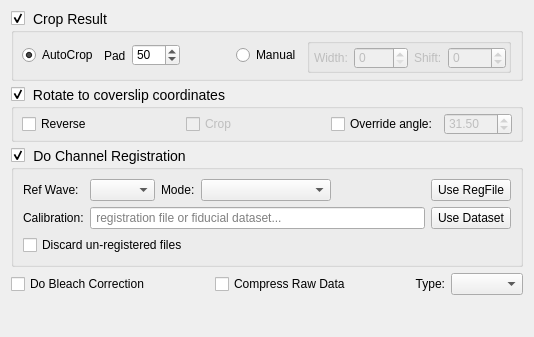
          <widget class="QWidget" name="tool_postprocess">
           <property name="geometry">
            <rect>
             <x>0</x>
             <y>0</y>
             <width>534</width>
             <height>337</height>
            </rect>
           </property>
           <attribute name="label">
            <string>Post-Processing</string>
           </attribute>
           <layout class="QVBoxLayout" name="verticalLayout_12">
            <item>
             <widget class="QGroupBox" name="croppingGroupBox">
              <property name="styleSheet">
               <string notr="true">QGroupBox{font-size: 14px} QGroupBox::title{subcontrol-position: top left}</string>
              </property>
              <property name="title">
               <string>Crop Result</string>
              </property>
              <property name="checkable">
               <bool>true</bool>
              </property>
              <property name="checked">
               <bool>true</bool>
              </property>
              <layout class="QHBoxLayout" name="horizontalLayout_7" stretch="0,0,0,0,0,0">
               <property name="leftMargin">
                <number>8</number>
               </property>
               <property name="topMargin">
                <number>5</number>
               </property>
               <property name="bottomMargin">
                <number>5</number>
               </property>
               <item>
                <widget class="QRadioButton" name="cropAutoRadio">
                 <property name="toolTip">
                  <string>Auto-detect features in the image and
crop to center around features.  Pad
value adds extra space around features.</string>
                 </property>
                 <property name="text">
                  <string>AutoCrop</string>
                 </property>
                 <property name="checked">
                  <bool>true</bool>
                 </property>
                </widget>
               </item>
               <item>
                <widget class="QLabel" name="autocropPadLabel">
                 <property name="enabled">
                  <bool>true</bool>
                 </property>
                 <property name="text">
                  <string>Pad</string>
                 </property>
                 <property name="scaledContents">
                  <bool>false</bool>
                 </property>
                 <property name="buddy">
                  <cstring>autocropPadSpinBox</cstring>
                 </property>
                </widget>
               </item>
               <item>
                <widget class="QSpinBox" name="autocropPadSpinBox">
                 <property name="enabled">
                  <bool>true</bool>
                 </property>
                 <property name="minimumSize">
                  <size>
                   <width>48</width>
                   <height>0</height>
                  </size>
                 </property>
                 <property name="maximumSize">
                  <size>
                   <width>16777215</width>
                   <height>16777215</height>
                  </size>
                 </property>
                 <property name="toolTip">
                  <string>Auto-detect features in the image and
crop to center around features.  Pad
value adds extra space around features.</string>
                 </property>
                 <property name="maximum">
                  <number>500</number>
                 </property>
                 <property name="value">
                  <number>50</number>
                 </property>
                </widget>
               </item>
               <item>
                <spacer name="cropspacer2">
                 <property name="orientation">
                  <enum>Qt::Horizontal</enum>
                 </property>
                 <property name="sizeHint" stdset="0">
                  <size>
                   <width>40</width>
                   <height>20</height>
                  </size>
                 </property>
                </spacer>
               </item>
               <item>
                <widget class="QRadioButton" name="cropManualRadio">
                 <property name="toolTip">
                  <string>Manually specify the width of the resulting
image after deskewing.  Use shift to change
the middle position.  Use preview button
below to check result.</string>
                 </property>
                 <property name="text">
                  <string>Manual</string>
                 </property>
                </widget>
               </item>
               <item>
                <widget class="QGroupBox" name="cropManualGroupBox">
                 <property name="enabled">
                  <bool>true</bool>
                 </property>
                 <property name="toolTip">
                  <string>Manually specify the width of the resulting
image after deskewing.  Use shift to change
the middle position.  Use preview button
below to check result.</string>
                 </property>
                 <property name="title">
                  <string/>
                 </property>
                 <property name="flat">
                  <bool>false</bool>
                 </property>
                 <layout class="QHBoxLayout" name="horizontalLayout">
                  <property name="leftMargin">
                   <number>4</number>
                  </property>
                  <property name="topMargin">
                   <number>2</number>
                  </property>
                  <property name="rightMargin">
                   <number>2</number>
                  </property>
                  <property name="bottomMargin">
                   <number>0</number>
                  </property>
                  <item>
                   <widget class="QLabel" name="cropWidthLabel">
                    <property name="enabled">
                     <bool>false</bool>
                    </property>
                    <property name="text">
                     <string>Width:</string>
                    </property>
                    <property name="scaledContents">
                     <bool>false</bool>
                    </property>
                   </widget>
                  </item>
                  <item>
                   <widget class="QSpinBox" name="cropWidthSpinBox">
                    <property name="enabled">
                     <bool>false</bool>
                    </property>
                    <property name="minimumSize">
                     <size>
                      <width>50</width>
                      <height>0</height>
                     </size>
                    </property>
                    <property name="maximum">
                     <number>2000</number>
                    </property>
                   </widget>
                  </item>
                  <item>
                   <widget class="QLabel" name="cropShiftLabel">
                    <property name="enabled">
                     <bool>false</bool>
                    </property>
                    <property name="text">
                     <string>Shift:</string>
                    </property>
                   </widget>
                  </item>
                  <item>
                   <widget class="QSpinBox" name="cropShiftSpinBox">
                    <property name="enabled">
                     <bool>false</bool>
                    </property>
                    <property name="minimumSize">
                     <size>
                      <width>48</width>
                      <height>0</height>
                     </size>
                    </property>
                    <property name="minimum">
                     <number>-1000</number>
                    </property>
                    <property name="maximum">
                     <number>1000</number>
                    </property>
                   </widget>
                  </item>
                 </layout>
                </widget>
               </item>
              </layout>
             </widget>
            </item>
            <item>
             <widget class="QGroupBox" name="rotateGroupBox">
              <property name="enabled">
               <bool>true</bool>
              </property>
              <property name="toolTip">
               <string>Transform final image around the
Y-axis so that the Z-axis in the
image is orthogonal to the coverslip.
This entails interpolation.</string>
              </property>
              <property name="styleSheet">
               <string notr="true">QGroupBox{font-size: 14px} QGroupBox::title{subcontrol-position: top left}</string>
              </property>
              <property name="title">
               <string>Rotate to coverslip coordinates</string>
              </property>
              <property name="checkable">
               <bool>true</bool>
              </property>
              <property name="checked">
               <bool>true</bool>
              </property>
              <layout class="QHBoxLayout" name="horizontalLayout_8" stretch="0,0,0,0,0,0">
               <property name="leftMargin">
                <number>8</number>
               </property>
               <property name="topMargin">
                <number>4</number>
               </property>
               <property name="rightMargin">
                <number>8</number>
               </property>
               <property name="bottomMargin">
                <number>4</number>
               </property>
               <item>
                <widget class="QCheckBox" name="rotateReverseCheckBox">
                 <property name="enabled">
                  <bool>true</bool>
                 </property>
                 <property name="toolTip">
                  <string>Specify that direction of stage travel
during stage-scanning is reversed
from conventional.</string>
                 </property>
                 <property name="text">
                  <string>Reverse</string>
                 </property>
                </widget>
               </item>
               <item>
                <spacer name="rotatespacer1">
                 <property name="orientation">
                  <enum>Qt::Horizontal</enum>
                 </property>
                 <property name="sizeHint" stdset="0">
                  <size>
                   <width>40</width>
                   <height>20</height>
                  </size>
                 </property>
                </spacer>
               </item>
               <item>
                <widget class="QCheckBox" name="rotateCropCheckBox">
                 <property name="enabled">
                  <bool>false</bool>
                 </property>
                 <property name="text">
                  <string>Crop</string>
                 </property>
                </widget>
               </item>
               <item>
                <spacer name="rotatespacer1_3">
                 <property name="orientation">
                  <enum>Qt::Horizontal</enum>
                 </property>
                 <property name="sizeHint" stdset="0">
                  <size>
                   <width>40</width>
                   <height>20</height>
                  </size>
                 </property>
                </spacer>
               </item>
               <item alignment="Qt::AlignRight">
                <widget class="QCheckBox" name="rotateOverrideCheckBox">
                 <property name="enabled">
                  <bool>true</bool>
                 </property>
                 <property name="toolTip">
                  <string>Override the angle of rotation.  Otherwise,
use the angle value detected in the settings
file (the same value used for deskewing).</string>
                 </property>
                 <property name="text">
                  <string>Override angle:</string>
                 </property>
                </widget>
               </item>
               <item>
                <widget class="QDoubleSpinBox" name="rotateOverrideSpinBox">
                 <property name="enabled">
                  <bool>false</bool>
                 </property>
                 <property name="maximumSize">
                  <size>
                   <width>70</width>
                   <height>16777215</height>
                  </size>
                 </property>
                 <property name="toolTip">
                  <string>Override the angle of rotation.  Otherwise,
use the angle value detected in the settings
file (the same value used for deskewing).</string>
                 </property>
                 <property name="minimum">
                  <double>-180.000000000000000</double>
                 </property>
                 <property name="maximum">
                  <double>180.000000000000000</double>
                 </property>
                 <property name="singleStep">
                  <double>0.500000000000000</double>
                 </property>
                 <property name="value">
                  <double>31.500000000000000</double>
                 </property>
                </widget>
               </item>
              </layout>
             </widget>
            </item>
            <item>
             <widget class="QGroupBox" name="doRegistrationGroupBox">
              <property name="toolTip">
               <string>Use provided fiducial-based calibration
dataset (e.g. tetraspeck bead images)
to register different channels of a
multi-channel dataset.</string>
              </property>
              <property name="styleSheet">
               <string notr="true">QGroupBox{font-size: 14px} QGroupBox::title{subcontrol-position: top left}</string>
              </property>
              <property name="title">
               <string>Do Channel Registration</string>
              </property>
              <property name="checkable">
               <bool>true</bool>
              </property>
              <property name="checked">
               <bool>true</bool>
              </property>
              <layout class="QGridLayout" name="gridLayout">
               <item row="0" column="0">
                <widget class="QLabel" name="channelRefLabel">
                 <property name="enabled">
                  <bool>true</bool>
                 </property>
                 <property name="toolTip">
                  <string>Reference channel to which to register
(this channel will not change)</string>
                 </property>
                 <property name="text">
                  <string>Ref Wave:</string>
                 </property>
                </widget>
               </item>
               <item row="0" column="1">
                <widget class="QComboBox" name="RegProcessChannelRefCombo">
                 <property name="enabled">
                  <bool>true</bool>
                 </property>
                 <property name="maximumSize">
                  <size>
                   <width>65</width>
                   <height>16777215</height>
                  </size>
                 </property>
                 <property name="toolTip">
                  <string>Reference channel to which to register
(this channel will not change)</string>
                 </property>
                 <property name="currentText">
                  <string/>
                 </property>
                </widget>
               </item>
               <item row="0" column="2">
                <widget class="QLabel" name="channelRefModeLabel">
                 <property name="toolTip">
                  <string>Type of registration to perform:
Translation=shift only
Rigid=Shift and rotation
Similarity=Rigid plus scaling
Affine=Translation, Rotation, Scaling, Shear
2-step=Affine in XY, Rigid in Z
CPD=Coherent Point Drift algorithm
(Myronenko, 2010)</string>
                 </property>
                 <property name="text">
                  <string>Mode:</string>
                 </property>
                </widget>
               </item>
               <item row="0" column="3">
                <widget class="QComboBox" name="RegProcessChannelRefModeCombo">
                 <property name="enabled">
                  <bool>true</bool>
                 </property>
                 <property name="minimumSize">
                  <size>
                   <width>130</width>
                   <height>0</height>
                  </size>
                 </property>
                 <property name="maximumSize">
                  <size>
                   <width>50</width>
                   <height>16777215</height>
                  </size>
                 </property>
                 <property name="toolTip">
                  <string>Type of registration to perform:
Translation=shift only
Rigid=Shift and rotation
Similarity=Rigid plus scaling
Affine=Translation, Rotation, Scaling, Shear
2-step=Affine in XY, Rigid in Z
CPD=Coherent Point Drift algorithm
(Myronenko, 2010)</string>
                 </property>
                 <property name="currentText">
                  <string/>
                 </property>
                </widget>
               </item>
               <item row="0" column="4">
                <spacer name="rotatespacer2">
                 <property name="orientation">
                  <enum>Qt::Horizontal</enum>
                 </property>
                 <property name="sizeHint" stdset="0">
                  <size>
                   <width>40</width>
                   <height>20</height>
                  </size>
                 </property>
                </spacer>
               </item>
               <item row="0" column="5">
                <widget class="QPushButton" name="RegProcessLoadRegFile">
                 <property name="text">
                  <string>Use RegFile</string>
                 </property>
                </widget>
               </item>
               <item row="1" column="0">
                <widget class="QLabel" name="RegProcessPathLabel">
                 <property name="toolTip">
                  <string>Specify folder with calibration (e.g. tetraspeck
bead) images acquired in each channel.</string>
                 </property>
                 <property name="text">
                  <string>Calibration:</string>
                 </property>
                </widget>
               </item>
               <item row="1" column="1" colspan="4">
                <widget class="QLineEdit" name="RegProcessPathLineEdit">
                 <property name="enabled">
                  <bool>true</bool>
                 </property>
                 <property name="toolTip">
                  <string>Specify folder with calibration (e.g. tetraspeck
bead) images acquired in each channel.</string>
                 </property>
                 <property name="readOnly">
                  <bool>true</bool>
                 </property>
                 <property name="placeholderText">
                  <string> registration file or fiducial dataset...</string>
                 </property>
                </widget>
               </item>
               <item row="1" column="5">
                <widget class="QPushButton" name="RegProcessPathPushButton">
                 <property name="text">
                  <string>Use Dataset</string>
                 </property>
                </widget>
               </item>
               <item row="2" column="0" colspan="5">
                <widget class="QCheckBox" name="discardUnregisteredCheckBox">
                 <property name="enabled">
                  <bool>true</bool>
                 </property>
                 <property name="toolTip">
                  <string>Specify that direction of stage travel
during stage-scanning is reversed
from conventional.</string>
                 </property>
                 <property name="text">
                  <string>Discard un-registered files</string>
                 </property>
                </widget>
               </item>
              </layout>
             </widget>
            </item>
            <item>
             <layout class="QHBoxLayout" name="horizontalLayout_4">
              <property name="topMargin">
               <number>0</number>
              </property>
              <item>
               <widget class="QCheckBox" name="bleachCorrectionCheckBox">
                <property name="toolTip">
                 <string>Modify intensity values of timelapse data to
minimize the appearance of photobleaching.</string>
                </property>
                <property name="text">
                 <string>Do Bleach Correction</string>
                </property>
               </widget>
              </item>
              <item>
               <spacer name="horizontalSpacer_2">
                <property name="orientation">
                 <enum>Qt::Horizontal</enum>
                </property>
                <property name="sizeHint" stdset="0">
                 <size>
                  <width>40</width>
                  <height>20</height>
                 </size>
                </property>
               </spacer>
              </item>
              <item>
               <widget class="QCheckBox" name="compressRawCheckBox">
                <property name="toolTip">
                 <string>Compress the raw data files
after processing to save space.</string>
                </property>
                <property name="text">
                 <string>Compress Raw Data</string>
                </property>
               </widget>
              </item>
              <item>
               <spacer name="horizontalSpacer_3">
                <property name="orientation">
                 <enum>Qt::Horizontal</enum>
                </property>
                <property name="sizeHint" stdset="0">
                 <size>
                  <width>40</width>
                  <height>20</height>
                 </size>
                </property>
               </spacer>
              </item>
              <item>
               <widget class="QLabel" name="label">
                <property name="text">
                 <string>Type:</string>
                </property>
                <property name="alignment">
                 <set>Qt::AlignRight|Qt::AlignTrailing|Qt::AlignVCenter</set>
                </property>
               </widget>
              </item>
              <item>
               <widget class="QComboBox" name="compressTypeCombo">
                <property name="enabled">
                 <bool>true</bool>
                </property>
                <property name="minimumSize">
                 <size>
                  <width>0</width>
                  <height>0</height>
                 </size>
                </property>
                <property name="maximumSize">
                 <size>
                  <width>100</width>
                  <height>16777215</height>
                 </size>
                </property>
                <property name="editable">
                 <bool>false</bool>
                </property>
                <property name="currentIndex">
                 <number>-1</number>
                </property>
               </widget>
              </item>
             </layout>
            </item>
            <item>
             <spacer name="postprocessSpacer">
              <property name="orientation">
               <enum>Qt::Vertical</enum>
              </property>
              <property name="sizeHint" stdset="0">
               <size>
                <width>20</width>
                <height>40</height>
               </size>
              </property>
             </spacer>
            </item>
           </layout>
          </widget>
